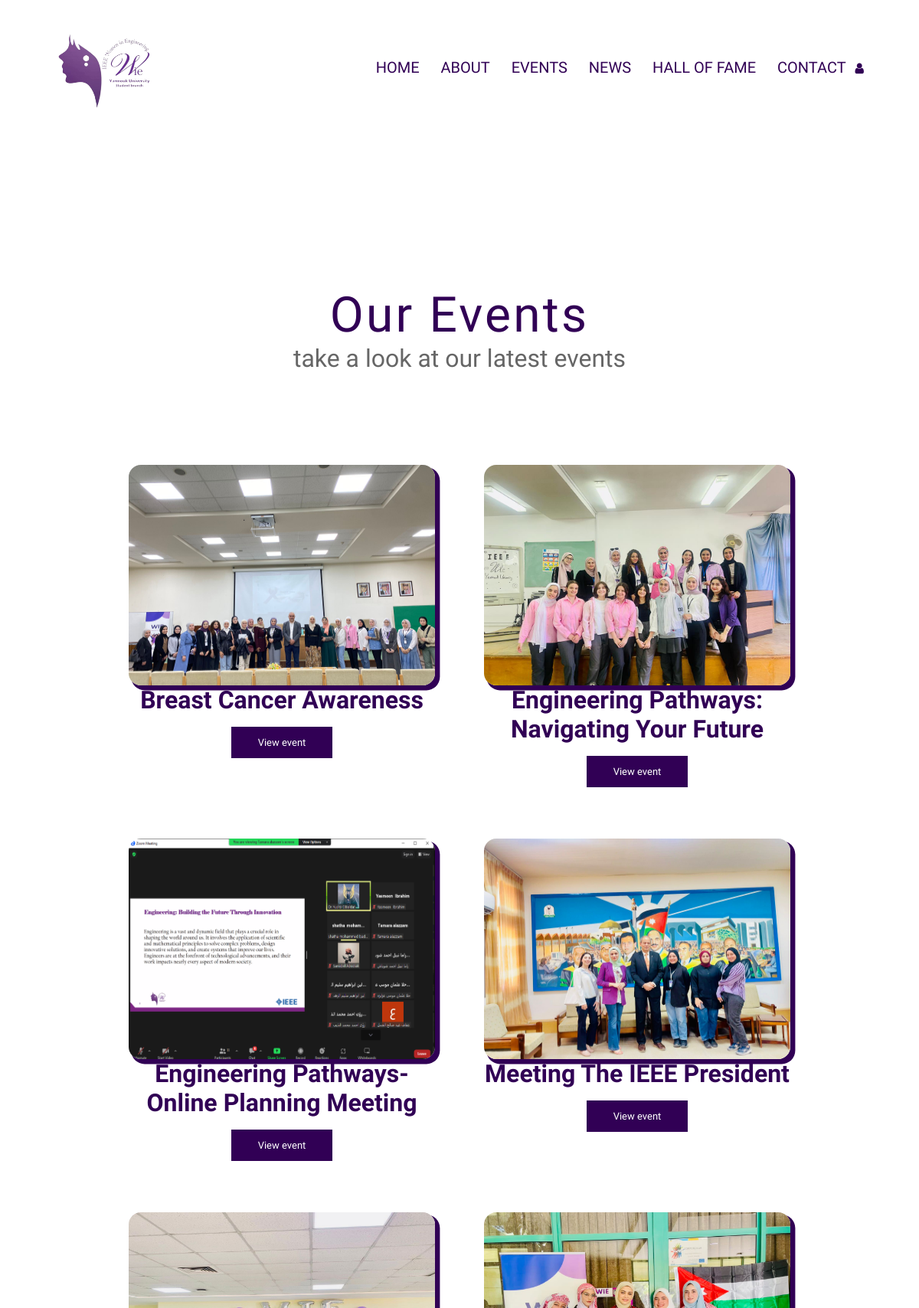
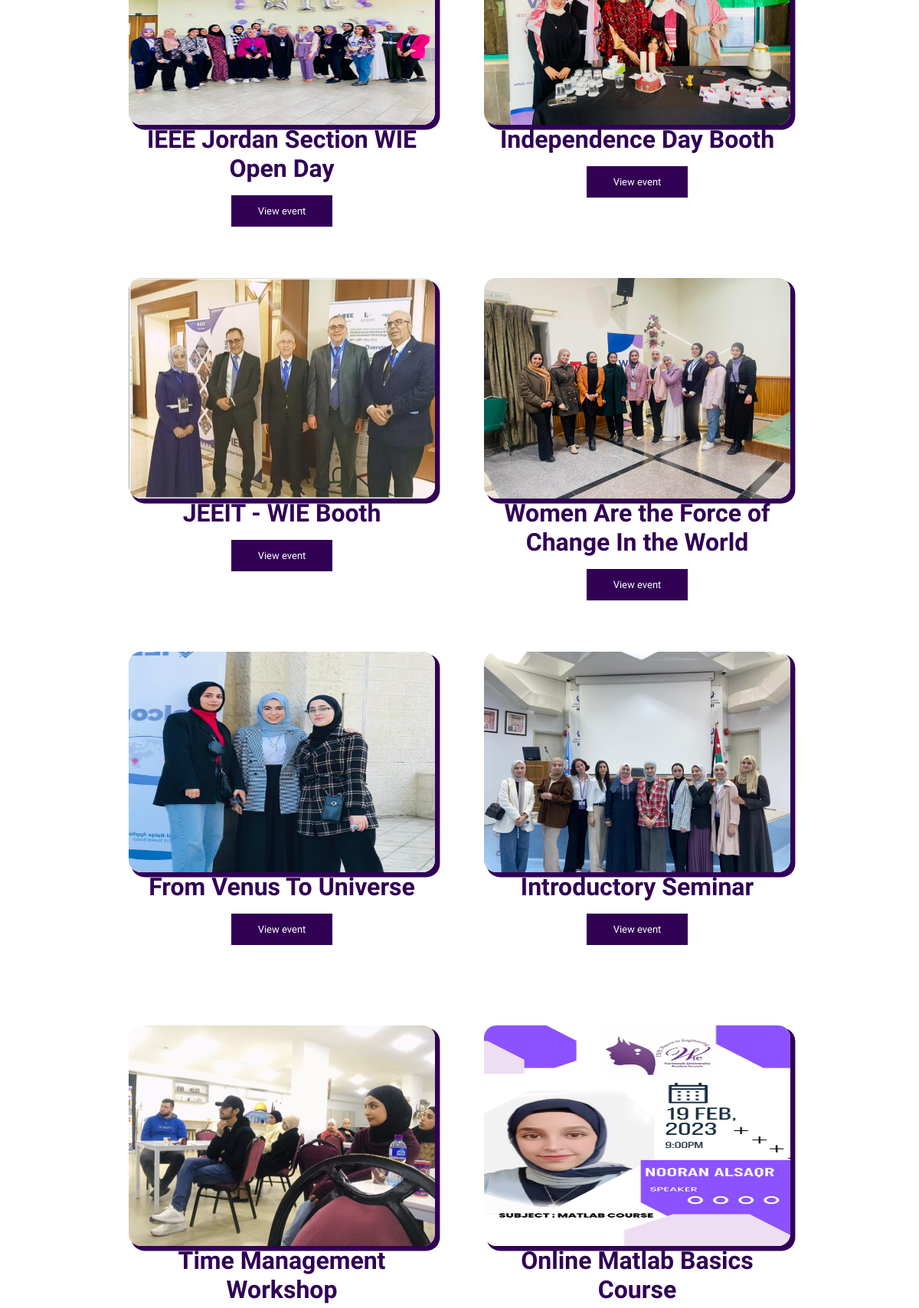
Screenshot of /events.php (upper part) with the database file from the repository (2 pictures, top to bottom).
### tables this page shows
CREATE TABLE IF NOT EXISTS `events` (
  `id` int NOT NULL AUTO_INCREMENT,
  `name` varchar(100) NOT NULL,
  `type` varchar(50) NOT NULL,
  `image` varchar(100) NOT NULL,
  `caption` varchar(100) NOT NULL,
  `date` date NOT NULL,
  `time` varchar(100) NOT NULL,
  `place` varchar(100) NOT NULL,
  `summary` varchar(2000) NOT NULL,
  PRIMARY KEY (`id`)
);

### events.php (the view, shortened to what this page needs)
<?php
include 'components/connection.php';
?>
<!DOCTYPE html>
<html lang="en">
<head>
    <link rel="stylesheet" href="https://cdnjs.cloudflare.com/ajax/libs/font-awesome/4.7.0/css/font-awesome.min.css">
    <link rel="stylesheet" href="style.css">
</head>
<body>
    <?php include 'components/header.php'; ?>
    <section class="events">
        <h1 class="heading">Our Events</h1>
        <h3 class="title">take a look at our latest events</h3>
        <div class="box-container">
            <?php
            $select_events = $conn->prepare("(SELECT * FROM `events` ORDER BY date DESC)");
            $select_events->execute();
            if ($select_events->rowCount() > 0) {
                while ($fetch_events = $select_events->fetch(PDO::FETCH_ASSOC)) {
            ?>
                    <div class="box" style="margin-bottom:9rem;">
                        <img src="events/<?= $fetch_events['image']; ?>" style="width:100%;height:100%;">
                        <h3><?= $fetch_events['name']; ?></h3>
                        <a href="view-event.php?event=<?php echo $fetch_events['id'];?>" class="btn2">View event</a>
                    </div>
            <?php
                }
            } else {
                echo ('<p class="empty"> no events available for viewing yet!</p>');
            }
            ?>
        </div>
    </section>
</body>
</html>

### components/header.php (shortened to what this page needs)
<header>
    <nav>
        <a href="home.php"><img src="img/logo.ico"></a>
        <div class="nav-links" id="navlinks">
            <ul>
                <li><a href="home.php">HOME</a></li>
                <li><a href="about.php">ABOUT</a></li>
                <li><a href="events.php">EVENTS</a></li>
                <li><a href="news.php">NEWS</a></li>
                <li><a href="hall.php">HALL OF FAME</a></li>
                <li><a href="home.php#contact">CONTACT</a></li>
            </ul>
       </div>
        <a href="login.php" style="color:var(--dark); text-decoration:none;"><i class="fa fa-user" style="display:block;"></i></a>
    </nav>
</header>

### style.css (style rules this page uses)
* { margin: 0; padding: 0; box-sizing: border-box; font-family: 'Ysabeau Infant', sans-serif; scroll-behavior: smooth; }
:root { --dark: #310055; --light: #bd68ee; --primary: #fff; --secondary: #000; --box-shadow: 0 0 20px rgba(0, 0, 0, 0.178); }
header { min-height: 15vh; width: 100%; background: var(--primary); background-position: center; background-size: cover; position: relative; }
nav { display: flex; padding: 2% 6%; justify-content: space-between; align-items: center; }
nav img { width: 130px; }
.nav-links { flex: 1; text-align: right; }
.nav-links ul li { list-style: none; display: inline-block; padding: 8px 12px; position: relative; }
.nav-links ul li a { color: var(--dark); text-decoration: none; font-size: 20px; }
.nav-links ul li::after { content: ''; width: 0%; height: 2px; background: var(--light); display: block; margin: auto; transition: 0.5s; }
nav .fa { display: none; }
section { padding: 100px 20px; }
.heading { font-size: 4rem; color: var(--dark); text-align: center; padding: 0 1rem; padding-top: 6rem; letter-spacing: .2rem; font-weight: 500; }
.title { padding: 0 1rem; font-size: 2rem; text-align: center; font-weight: 400; color: #666; }
.btn2 { display: inline-block; text-decoration: none; color: var(--primary); border: 1px solid var(--dark); padding: 12px 34px; font-size: 13px; background: var(--dark); position: relative; cursor: pointer; margin-top: 1rem; margin-bottom: 1rem; }
.events .box-container { width: 85%; display: flex; justify-content: center; margin: 0 auto; padding-top: 4rem; flex-wrap: wrap; }
.events .box-container .box { height: 18rem; width: 25rem; margin: 3.5rem 2rem; text-align: center; border-radius: 1rem; box-shadow: .3rem .3rem 0 .1rem var(--dark); }
.events .box-container .box img { width: 100%; border-radius: 1rem; }
.events .box-container .box h3 { font-size: 2rem; color: var(--dark); }

### rows the page displays
events: image (picture), name "Breast Cancer Awareness"
events: image (picture), name "Engineering Pathways: Navigating Your Future"
events: image (picture), name "Engineering Pathways- Online Planning Meeting"
events: image (picture), name "Meeting The IEEE President"
events: image (picture), name "IEEE Jordan Section WIE Open Day"
events: image (picture), name "Independence Day Booth"
events: image (picture), name "JEEIT - WIE Booth"
events: image (picture), name "Women Are the Force of Change In the World"
events: image (picture), name "From Venus To Universe"
events: image (picture), name "Introductory Seminar"
events: image (picture), name "Time Management Workshop"
events: image (picture), name "Online Matlab Basics Course"
